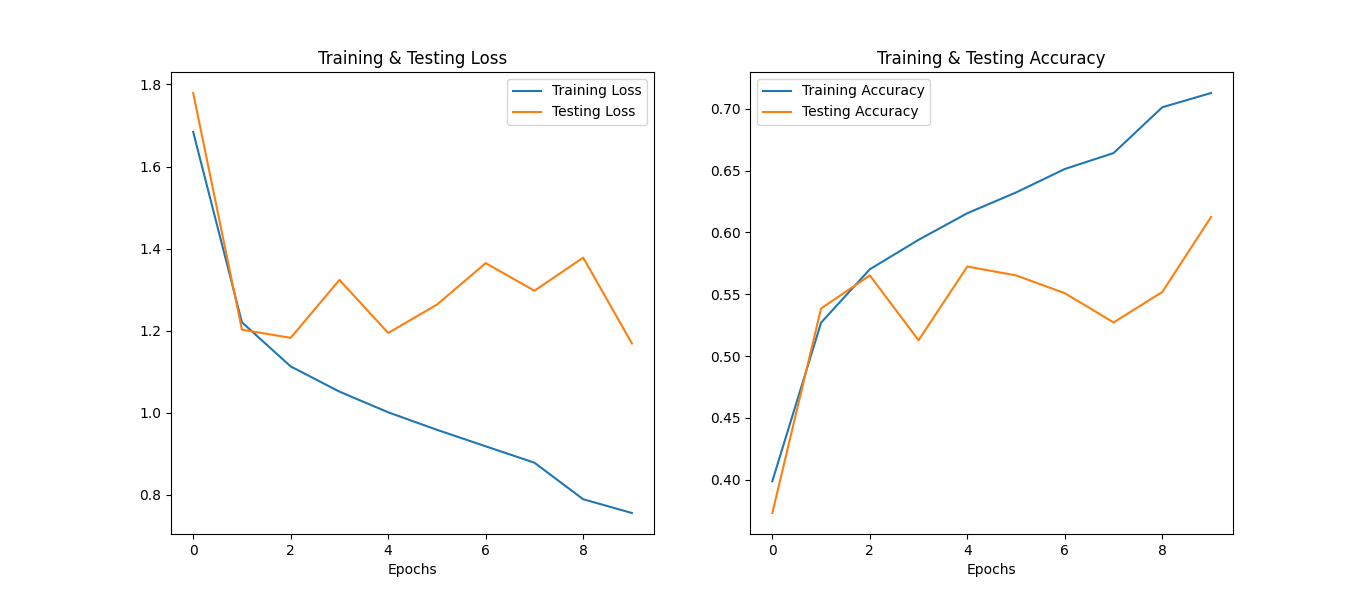

Reproduce this figure in Python.
import keras.models
import numpy as np
import pandas as pd
import sklearn.utils
from keras import layers
import pickle
from keras import models
from keras.utils import np_utils
from sklearn.preprocessing import LabelEncoder, StandardScaler
from tensorflow.python.keras.callbacks import EarlyStopping, ReduceLROnPlateau
import itertools
import matplotlib.pyplot as plt
from model2 import earlystopping, learning_rate_reduction, f1_m
TrainData = pd.read_csv('TrainDataDownsampled.csv')
TestData = pd.read_csv('TestDataDownsampled.csv')
X_train = TrainData.drop(labels="labels", axis=1)
y_train = TrainData["labels"]
X_test = TestData.drop(labels="labels", axis=1)
y_test = TestData["labels"]
lb = LabelEncoder()
lb.fit(y_train)
y_train = np_utils.to_categorical(lb.transform(y_train))
y_test = np_utils.to_categorical(lb.transform(y_test))
X_train = np.expand_dims(X_train, axis=2)
X_test = np.expand_dims(X_test, axis=2)
#X_train,y_train = sklearn.utils.shuffle(X_train,y_train,random_state=0)
EPOCHS = 25
batch_size = 64
model = models.load_model('model.h5', custom_objects={'f1_m': f1_m})
print("Accuracy of our model on test data : " , model.evaluate(X_test,y_test)[1]*100 , "%")


y_pred = model.predict(X_test)
y_pred = np.argmax(y_pred, axis=1)
y_check = np.argmax(y_test, axis=1)

from sklearn.metrics import confusion_matrix

cm = confusion_matrix(y_true=y_check, y_pred=y_pred)
def plot_confusion_matrix(cm, classes,
                        normalize=False,
                        title='Confusion matrix',
                        cmap=plt.cm.Blues):
    """
    This function prints and plots the confusion matrix.
    Normalization can be applied by setting `normalize=True`.
    """
    #plt.subplots(figsize=(8, 8))
    plt.imshow(cm, interpolation='nearest', cmap=cmap)
    plt.title(title)
    plt.colorbar()
    tick_marks = np.arange(len(classes))
    plt.xticks(tick_marks, classes, rotation=45)
    plt.yticks(tick_marks, classes)

    if normalize:
        cm = cm.astype('float') / cm.sum(axis=1)[:, np.newaxis]
        print("Normalized confusion matrix")
    else:
        print('Confusion matrix, without normalization')

    print(cm)

    thresh = cm.max() / 2.
    for i, j in itertools.product(range(cm.shape[0]), range(cm.shape[1])):
        plt.text(j, i, cm[i, j],
            horizontalalignment="center",
            color="white" if cm[i, j] > thresh else "black")

    plt.tight_layout()
    plt.ylabel('True label')
    plt.xlabel('Predicted label')
cm_plot_labels = ['angry', 'disgust', 'fear', 'happy', 'neutral', 'sad', 'surprise']
plot_confusion_matrix(cm=cm, classes=cm_plot_labels, title='Confusion Matrix on test data')
plt.show()
with open('history.pkl', 'rb') as f:
   history = pickle.load(f)
fig , ax = plt.subplots(1,2)
train_acc = history['acc']
train_loss = history['loss']
test_acc = history['val_acc']
test_loss = history['val_loss']

fig.set_size_inches(20,6)
ax[0].plot(train_loss, label = 'Training Loss')
ax[0].plot(test_loss , label = 'Testing Loss')
ax[0].set_title('Training & Testing Loss')
ax[0].legend()
ax[0].set_xlabel("Epochs")

ax[1].plot(train_acc, label = 'Training Accuracy')
ax[1].plot(test_acc , label = 'Testing Accuracy')
ax[1].set_title('Training & Testing Accuracy')
ax[1].legend()
ax[1].set_xlabel("Epochs")
plt.show()

y_pred = model.predict(X_train)
y_pred = np.argmax(y_pred, axis=1)
y_check = np.argmax(y_train, axis=1)


cm = confusion_matrix(y_true=y_check, y_pred=y_pred)
cm_plot_labels = ['angry', 'disgust', 'fear', 'happy', 'neutral', 'sad', 'surprise']
plot_confusion_matrix(cm=cm, classes=cm_plot_labels, title='Confusion Matrix on training data')
plt.show()
